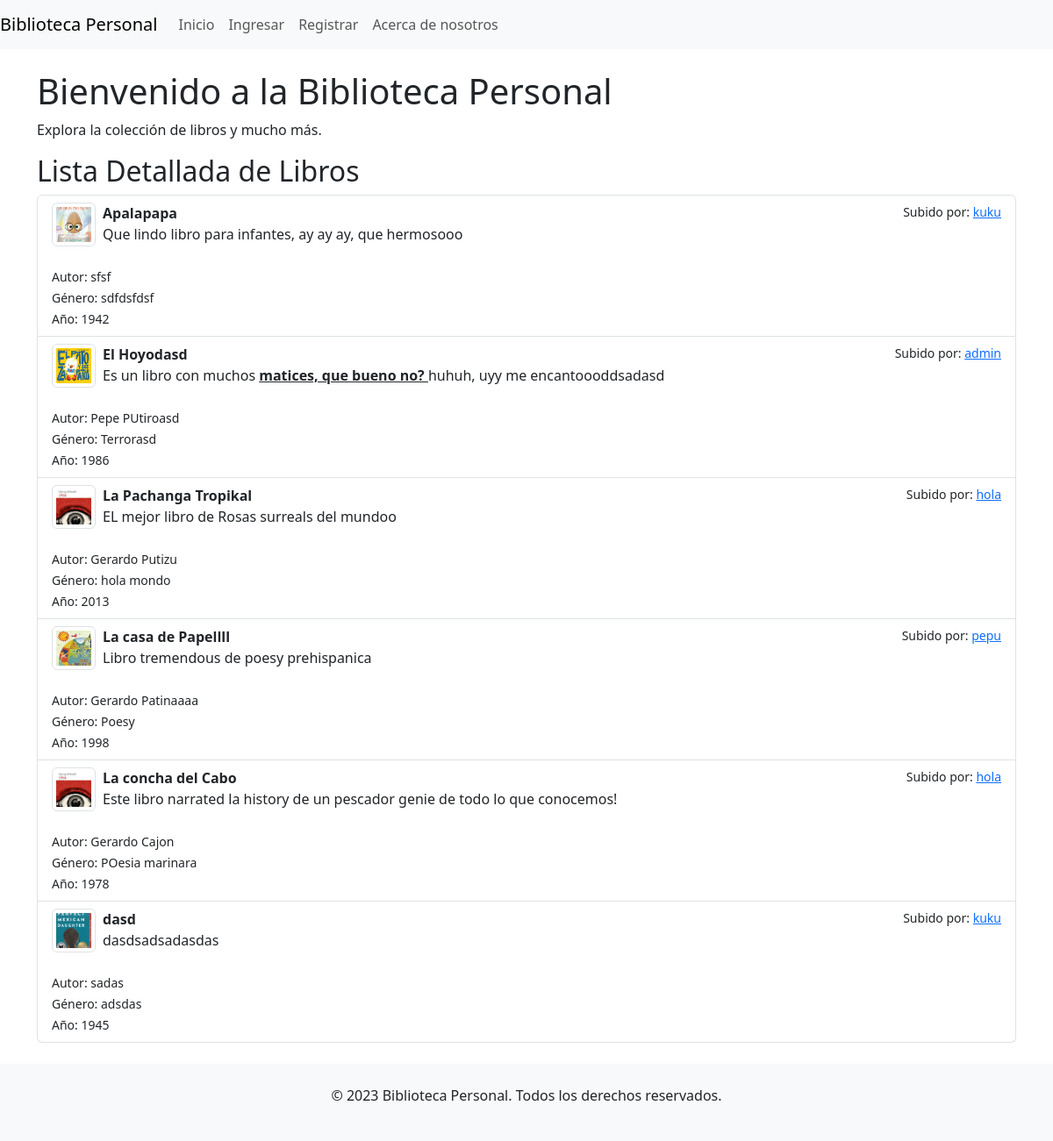
The app's page /libros/libros/detalle/ with its own data.
### libros/models.py (models this page shows, shortened)
class Libro(models.Model):
    titulo = models.CharField(max_length=255)
    autor = models.CharField(max_length=100)
    genero = models.CharField(max_length=50)
    descripcion = RichTextField(blank=True, null=True)
    imagen = models.ImageField(upload_to='libros/', blank=True, null=True)
    usuario = models.ForeignKey(User, on_delete=models.CASCADE, related_name='libros', null=True)
    ano_publicacion = models.IntegerField('Año de Publicación', blank=True, null=True)

### libros/views.py (the view)
# urls.py: path('libros/detalle/', views.lista_detalle_libros, name='lista_detalle_libros'),
def lista_detalle_libros(request):
    libros = Libro.objects.all().order_by('titulo')
    return render(request, 'libros/lista_detalle_libros.html', {'libros': libros})

### libros/templates/libros/lista_detalle_libros.html
{% extends 'inicio/homepage.html' %} {% load static %} {% block content %}
<h2>Lista Detallada de Libros</h2>
<div class="list-group">
  {% for libro in libros %}
  <div
    class="list-group-item list-group-item-action flex-column align-items-start"
  >
    <div class="d-flex w-100 justify-content-between">
      <img
        src="{% if libro.imagen %}{{ libro.imagen.url }}{% else %}{% static 'img/placeholder-icon.png' %}{% endif %}"
        class="img-fluid img-thumbnail"
        alt="{{ libro.titulo }}"
        style="width: 50px; height: 50px; object-fit: cover"
      />
      <div class="ms-2 me-auto">
        <div class="fw-bold">{{ libro.titulo }}</div>
        {{ libro.descripcion|safe }}
      </div>
      <small
        >Subido por:
        <a href="{% url 'ver_perfil_usuario' libro.usuario.id %}"
          >{{ libro.usuario.username }}</a
        ></small
      >
    </div>
    <div class="mt-2">
      <small>Autor: {{ libro.autor }}</small><br />
      <small>Género: {{ libro.genero }}</small><br />
      <small>Año: {{ libro.ano_publicacion }}</small>
    </div>
  </div>
  {% endfor %}
</div>
{% endblock %}

### records on screen
Libro: imagen (picture), titulo "Apalapapa", descripcion "Que lindo libro para infantes, ay ay ay, que hermosooo", usuario.username "kuku", autor "sfsf", genero "sdfdsfdsf", ano_publicacion "1942"
Libro: imagen (picture), titulo "El Hoyodasd", descripcion "Es un libro con muchos matices, que bueno no? huhuh, uyy me encantoooddsadasd", usuario.username "admin", autor "Pepe PUtiroasd", genero "Terrorasd", ano_publicacion "1986"
Libro: imagen (picture), titulo "La Pachanga Tropikal", descripcion "EL mejor libro de Rosas surreals del mundoo", usuario.username "hola", autor "Gerardo Putizu", genero "hola mondo", ano_publicacion "2013"
Libro: imagen (picture), titulo "La casa de Papellll", descripcion "Libro tremendous de poesy prehispanica", usuario.username "pepu", autor "Gerardo Patinaaaa", genero "Poesy", ano_publicacion "1998"
Libro: imagen (picture), titulo "La concha del Cabo", descripcion "Este libro narrated la history de un pescador genie de todo lo que conocemos!", usuario.username "hola", autor "Gerardo Cajon", genero "POesia marinara", ano_publicacion "1978"
Libro: imagen (picture), titulo "dasd", descripcion "dasdsadsadasdas", usuario.username "kuku", autor "sadas", genero "adsdas", ano_publicacion "1945"
